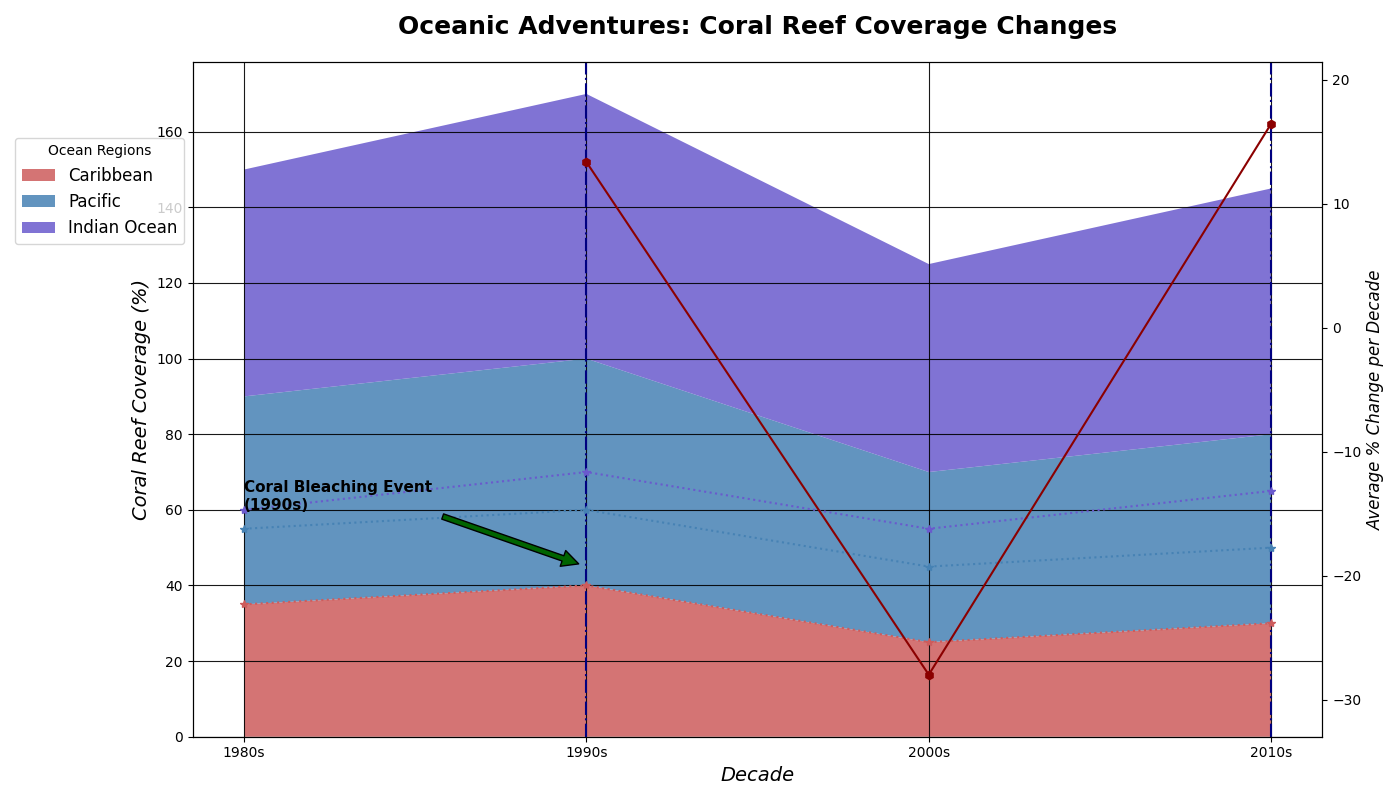

Here is the Python script that generated this plot:
import matplotlib.pyplot as plt
import numpy as np

decades = np.array(['1980s', '1990s', '2000s', '2010s'])
caribbean_reef = np.array([35, 40, 25, 30])
pacific_reef = np.array([55, 60, 45, 50])
indian_ocean_reef = np.array([60, 70, 55, 65])
reef_data = np.vstack([caribbean_reef, pacific_reef, indian_ocean_reef])

fig, ax = plt.subplots(figsize=(14, 8))
ax.stackplot(decades, reef_data, labels=['Caribbean', 'Pacific', 'Indian Ocean'],
             colors=['#CD5C5C', '#4682B4', '#6A5ACD'], alpha=0.85)

ax.set_title('Oceanic Adventures: Coral Reef Coverage Changes', fontsize=18, weight='heavy', pad=20)
ax.set_xlabel('Decade', fontsize=14, style='italic')
ax.set_ylabel('Coral Reef Coverage (%)', fontsize=14, style='italic')

highlight_decades = ['1990s', '2010s']
for decade in highlight_decades:
    ax.axvline(x=decade, color='navy', linestyle='-.', linewidth=1.5)

ax.annotate('Coral Bleaching Event\n(1990s)', xy=('1990s', 45), xytext=('1980s', 60),
            arrowprops=dict(facecolor='darkgreen', shrink=0.05), fontsize=11, weight='bold')

ax.grid(visible=True, linestyle='-', alpha=0.9, color='black')

ax.legend(loc='upper right', bbox_to_anchor=(0, 0.9), title='Ocean Regions', fontsize=12, shadow=False)

for y, color in zip(reef_data, ['#CD5C5C', '#4682B4', '#6A5ACD']):
    ax.plot(decades, y, marker='*', markersize=6, color=color, linestyle=':', alpha=1)

percent_change = np.diff(reef_data, axis=1) / reef_data[:, :-1] * 100
avg_percent_change = np.mean(percent_change, axis=0)

ax_change = ax.twinx()
ax_change.plot(decades[1:], avg_percent_change, color='darkred', linestyle='-', marker='h', label='Avg % Change')
ax_change.set_ylabel('Average % Change per Decade', fontsize=12, style='italic')
ax_change.set_ylim(min(avg_percent_change) - 5, max(avg_percent_change) + 5)

plt.tight_layout()
plt.show()
